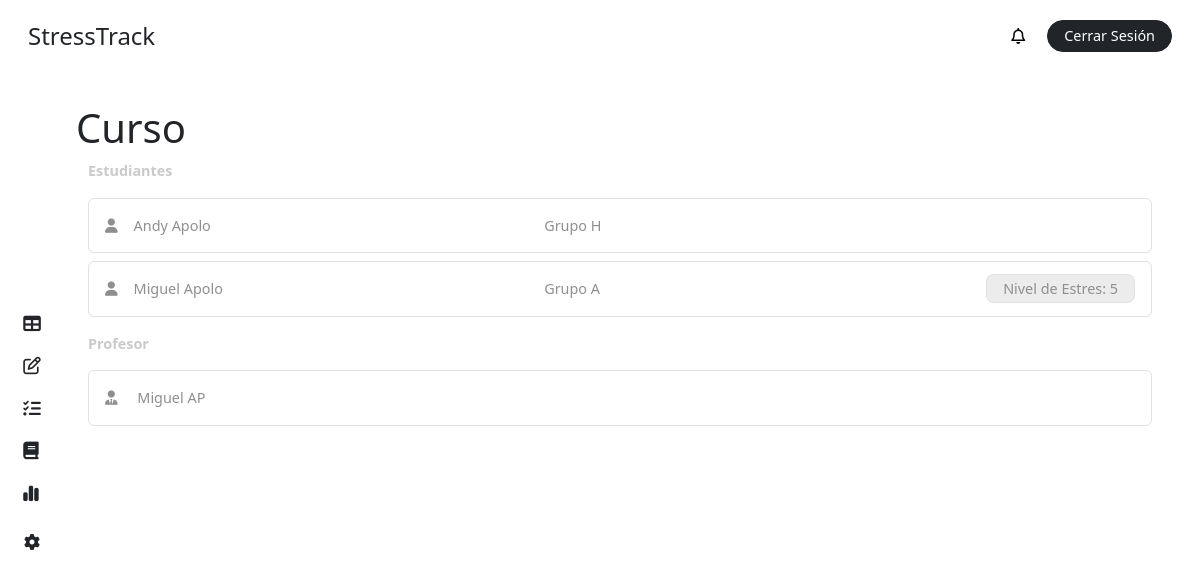
The page /course/ (signed in) on the database its author committed.
### stress/models.py (models this page shows, shortened)
class CustomUser(AbstractBaseUser, PermissionsMixin):
    ROLE_CHOICES = [
        ('student', 'Alumno'),
        ('teacher', 'Profesor'),
        ('superuser', 'Administrador'),
    ]
    first_name = models.CharField(max_length=50, blank=True)
    last_name = models.CharField(max_length=50, blank=True)
    dni = models.CharField(max_length=10, unique=True, blank=True, null=True)
    email = models.EmailField(unique=True)
    role = models.CharField(max_length=20, choices=ROLE_CHOICES, default='student')
    is_active = models.BooleanField(default=True)
    is_staff = models.BooleanField(default=False)
    stress = models.IntegerField(default=0)
    share_stress_level = models.BooleanField(default=False)
    recommendation = models.ForeignKey(Recommendation, on_delete=models.SET_NULL, null=True, blank=True, related_name='users')
    course = models.ForeignKey(Course, on_delete=models.CASCADE, related_name='students', null=True, blank=True)
    group = models.ForeignKey(Team, on_delete=models.CASCADE, related_name='members', null=True, blank=True)
    tests = models.ManyToManyField(Test, related_name='users', blank=True)
    objects = CustomUserManager()
    USERNAME_FIELD = 'email'
    REQUIRED_FIELDS = []

class Team(models.Model):
    name = models.CharField(max_length=20)
    course = models.ForeignKey(Course, on_delete=models.CASCADE, related_name='teams')
    def __str__(self):
        return f"{self.name}"

### stress/views.py (the view, shortened to what this page needs)
# urls.py: path('course/', views.course, name='course'),
@login_required
def course(request):
    user = request.user
    course = user.course if user.role == 'student' else user.teaching_courses.first()
    if course:
        students = course.students.filter(is_active=True).all()
        teacher = course.teacher
        groups = course.teams.all()
    else:
        students = None
        teacher = None
        groups = None
    context = {
        'students': students,
        'role': request.user.role,
        'groups': groups,
        'teacher': teacher,
        'course': course,
        'notifications': user.notifications.all(),
        'unread_notifications': user.notifications.filter(is_read=False).count(),
    }
    return render(request, 'dashboard/course.html', context)

### stress/templates/dashboard/course.html (shortened to what this page needs)
{% extends "base/dashboard_base.html" %}
{% block content %}
{% include "elements/dashboard_sidebar.html" with role=role %}
<main class="main p-4 pt-2 pe-5">
  <div class="my-4">
    <div class="row">
      <div class="col-11 p-0">
        <h1 class="m-0">Curso</h1>
      </div>
    </div>
    {% if not course %}
      {% if role == 'student' %}
        <div class="bg-inf p-3 rounded-2 text-gris my-4">
        <i class="fas fa-info-circle"></i> No estas matriculado a un curso por el
        momento.
        </div>
      {% else %}
        <div class="bg-inf p-3 rounded-2 text-gris my-4">
        <i class="fas fa-info-circle"></i> No estas asignado a un curso por el
        momento.
        </div>
      {% endif %}
    {% else %}
      <label class="text-grisillo fw-bold my-2">Estudiantes</label>
      {% if not students %}
        <div class="bg-inf p-3 rounded-2 text-gris">
          <i class="fas fa-info-circle"></i> No hay estudiantes matriculados por el momento.
        </div>
      {% else %}
        {% for student in students %}
            <div class="p-3 my-2 rounded-2 text-gris border border-1">
                <div class="row">
                    <div class="col-5">
                        <i class="fa-solid fa-user me-3"></i>{{ student.first_name }} {{ student.last_name }}
                    </div>
                    <div class="col-4">
                        {% if student.group %}
                            {{ student.group }}
                        {% else %}
                            N/A
                        {% endif %}
                    </div>
                    {% if role == 'student' %}
                        {% if student.share_stress_level %}
                            <div class="col-3 text-end">
                                <div
                                    class="ms-4 bg-color-grisillo py-1 px-3 border d-inline rounded-3 fs-7"
                                >
                                    Nivel de Estres: {{ student.stress }}
                                </div>
                            </div>
                        {% endif %}
                    {% endif %}
                </div>
            </div>
        {% endfor %}
      {% endif %}
      <label class="text-grisillo fw-bold my-2">Profesor</label>
      {% if teacher %}
            <div class="p-3 my-2 rounded-2 text-gris border border-1">
              <div class="row">
                <div class="col-12">
                  <i class="fa-solid fa-user-tie me-3"></i> {{ teacher.first_name }} {{ teacher.last_name }}
                </div>
              </div>
            </div>
      {% else %}
          <div class="bg-inf p-3 rounded-2 text-gris">
            <i class="fas fa-info-circle"></i> No hay un profesor asignado por el momento.
          </div>
      {% endif %}
    {% endif %}
  </div>
</main>
{% endblock %}

### stress/static/css/main.css (style rules this page uses)
body { height: 100vh; margin: 0; padding: 0; display: grid; grid-template-columns: 4rem 1fr; grid-template-rows: 4.5rem 1fr; grid-template-areas: "header header" "side main"; gap: 0; background-color: white; }
.main { grid-area: main; overflow-y: auto; }
.fs-7 { font-size: .9rem; }
.text-grisillo { color: #cacaca; font-size: .9rem; }
.text-gris { color: #8f8f8f !important; font-size: .9rem; }
.bg-color-grisillo { background-color: #ececec; }

### rows shown on the page
CustomUser: first_name "Andy", last_name "Apolo", group "Grupo H"
CustomUser: first_name "Miguel", last_name "Apolo", group "Grupo A", stress "5"
CustomUser: first_name "Miguel", last_name "AP"
